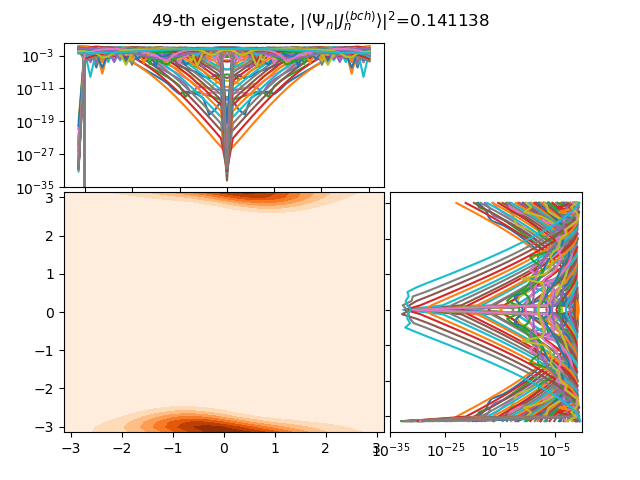

This figure's Python source:
import SimpleQmap as sq
import numpy as np
import matplotlib.pyplot as plt
twopi = 2.0 * np.pi


def bchHamitonianTerm(x, y, order):
    if order == 1:
        return x + y
    elif order == 2:
        return (x * y - y * x) / 2
    elif order == 3:
        return x * x * y / 12 - x * y * x / 6 + x * y * y / 12 + y * x * x / 12 - y * x * y / 6 + y * y * x / 12
    elif order == 4:
        return x * x * y * y / 24 - x * y * x * y / 12 + y * x * y * x / 12 - y * y * x * x / 24
    elif order == 5:
        return (
            - x * x * x * x * y / 720 + x * x * x * y * x / 180 + x * x * x * y * y / 180 - x * x * y * x * x / 120 - x * x * y * x * y / 120 - x * x * y * y * x / 120 +
            x * x * y * y * y / 180 + x * y * x * x * x / 180 - x * y * x * x * y / 120 + x * y * x * y * x / 30 - x * y * x * y * y / 120 - x * y * y * x * x / 120 - x * y * y * x * y / 120 +
            x * y * y * y * x / 180 - x * y * y * y * y / 720 - y * x * x * x * x / 720 + y * x * x * x * y / 180 - y * x * x * y * x / 120 - y * x * x * y * y / 120 - y * x * y * x * x / 120 +
            y * x * y * x * y / 30 - y * x * y * y * x / 120 + y * x * y * y * y / 180 + y * y * x * x * x / 180 - y * y * x * x * y / 120 - y * y * x * y * x / 120 - y * y * x * y * y / 120 +
            y * y * y * x * x / 180 + y * y * y * x * y / 180 - y * y * y * y * x / 720
        )
    else:
        raise ValueError("order > 6 does not implement")


def bchHamiltonian(matT, matV, order):
    s = (-1.j / matT.hbar)
    x = matT
    y = matV
    return sum([s**(i - 1) * bchHamitonianTerm(x, y, i) for i in range(1, order + 1)])


def qnum_index(uevecs, bchevecs):
    index = []
    duplicate = False
    idx = None
    for bchvec in bchevecs:
        ovl2 = np.array([bchvec.inner(uvec).abs2() for uvec in uevecs])
        idx = ovl2.argmax()
        while idx in index:
            ovl2 = np.delete(ovl2, idx)
            try:
                idx = ovl2.argmax()
            except ValueError:
                findex = set(np.arange(len(bchevecs)))
                sindex = set(index)
                diff = list(findex - sindex)[0]
                index.append(diff)
                break
        index.append(idx)
    return index


def T(x): return x**2 / 2
def V(x): return np.cos(x)


dim = 50
k = 1
qrange = [-np.pi, np.pi]
prange = [-np.pi, np.pi]

domain = np.array([qrange, prange])

Hsol = sq.SplitHamiltonian(dim, domain)
matT = Hsol.matTqrep(T)
matV = Hsol.matVqrep(V)

bchHam = bchHamiltonian(matT, matV, 2)
bchevals, bchevecs = bchHam.eigh()


Usol = sq.SplitUnitary(dim, domain)
U = Usol.TVmatrix(T, V)
uevals, uevecs = U.eig()

index = qnum_index(uevecs, bchevecs)

uevals = uevals[index]
uevecs = [uevecs[i] for i in index]

x = np.linspace(domain[0, 0], domain[0, 1], 100)
y = np.linspace(domain[1, 0], domain[1, 1], 100)
Q, P = np.meshgrid(x, y)

from SimpleQmap.utility import hsm_axes

fig = plt.figure()
ax1, ax2, ax3 = hsm_axes(fig)
ax = [ax1, ax2, ax3]

plt.ion()
for i in range(dim):
    evec = uevecs[i]
    bchvec = bchevecs[i]

    #x,y,z = evec.hsmrep()
    x, y, z = bchvec.hsmrep()
    ax[0].contourf(x, y, z, cmap=plt.cm.Oranges)

    q = evec.x[0]
    ax[1].plot(q, evec.abs2(), "-")
    ax[1].plot(q, bchvec.abs2(), "-")
    ax[1].semilogy()
    ax[1].set_ylim(1e-35, 1)

    p = evec.x[1]
    prep = evec.prep().abs2()
    bchprep = bchvec.prep().abs2()
    ax[2].plot(prep, q, "-")
    ax[2].plot(bchprep, q, "-")
    ax[2].semilogx()
    ax[2].set_xlim(1e-35, 1)

    norm = evec.inner(bchvec).abs2()
    fig.suptitle(
        r"%d-th eigenstate, $|\langle \Psi_n|J_n^{(bch)}\rangle|^2$=%f" % (i, norm))
fig.savefig("./bch_eigen.png")